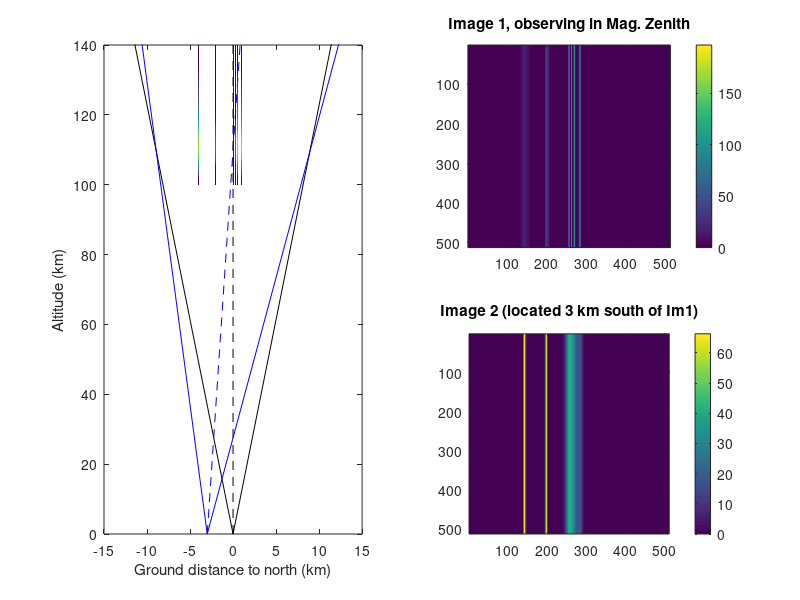

This figure's MATLAB source:
% imagerlocations1(arc.HorizOffsetKM,arc.widthKM,writeMovie)
%
%Routine to investigate optimal station distance for different arc widths
%and separation.
%
% initial program created by Hanna Dahlgren, 14 Feb 2012
% functional enhancements by Michael Hirsch, June/July 2013
%
% INPUTS:
% -------
% arc.HorizOffsetKM: B_per-oriented separation between arcs (km)
% arc.widthKM: B_perp-oriented width of auroral arc (default 0.5km)
% arcHorizOffset: B_perp-oriented offset from HST1 site
% 
% Algorithm:
% Step 0) Intake of user parameters
%
% Step 1) sample-by-sample, generate auroral arc (to be replaced by
% chap_gauss_arc.m)???
%   The variable "intpix" is the 1D intensity across the image array that
%   arises from the path integration through the synthetic arcs (arcs
%   modeled with finite Gaussian width and with Chapman function vertically)
%
% Step 2) Plot results
%
function [image1,image2,ha] = Run2DauroraSim(varargin)
clc
%% Step 0) Intake user parameters
P = length(varargin);
if P>0 && ~isempty(varargin{1}), arc.HorizOffsetKM=varargin{1};
else arc.HorizOffsetKM = [0 0.25 .5 1 -2 -4];
end
if P>1 && ~isempty(varargin{2}), arc.widthKM = varargin{2};       else 
    arc.widthKM = 0.1; %[km]
end
if P>2 && ~isempty(varargin{3}), ha.writeMovie = varargin{3};       else ha.writeMovie = false; end

ha.showBeams = false; %show figure of how pixel path integrals traverse auroral region
ha.movieFN = 'beams.avi';
ha.nArc = size(arc.HorizOffsetKM,2);

%%%%%%%%%%%%%%%%%%%%%%%%%%%%%%%%%%%%%%%%%%%%%%%%%%%%%
%%%%%         Set your parameters here!         %%%%%
%%%%%%%%%%%%%%%%%%%%%%%%%%%%%%%%%%%%%%%%%%%%%%%%%%%%%

%Focal lengths of cameras%in mm
ha.focallengthMM=[50 50];

ha.dist1to2KM=3; %ground distance (km) to second imager

ha.nxPixel = 512; %number of "x-pixels" in camera
ha.nyPixel = 512; %number of "y-pixels" in camera

ha.rowInd = 1; %future 3D primitive approach!
%%%%%%%%%%%%%%%%%%%%%%%%%%%%%%%%%%%%%%%%%%%%%%%%%%%%

%The focal length results in the following FOV
ha.FOVdeg=[atand(8.2/ha.focallengthMM(1)),atand(8.2/ha.focallengthMM(2))];

%degrees per pixel (assuming sqaure sensor)
ha.pixelscale=[ha.FOVdeg(1)/ha.nxPixel, ha.FOVdeg(2)/ha.nxPixel]; 

%HST1 points up-B, and "tilt" is the angle at which HST2 tips toward HST1 
% SUCH THAT the boresight pixels of HST1 and HST2 cross at 110km altitude
ha.boresightCrossingAltKM = 110; %[km]
ha.tilt=atand(ha.dist1to2KM/ha.boresightCrossingAltKM); 

% bin sizes: 
% B_perp: 10m
% B_parallel: 100m 
% 
% grid extents:
% B_perp: -15km to +15km  <--- 30km/10m = 3000 pixels!
% B_parallel:  100..140km      <--- (140-100)km/100m = 400 pixels!
ha.nxGridAurora = 3000;
ha.nyGridAurora = 400;

%% Step 1) Auroral arc generation, point by point iteration
% FIXME this may be replaced with "chap_gauss_arc" perhaps!

[aurora,ha.dmax] = make2Daurora(ha,arc);
%% Step 2) lines of sight (path integrals) through auroral arc
ha = makeFigures(ha,aurora);

[intpix1,intpix2] = computeLOS(ha,aurora);

%% Step 3) plot results
[image1,image2] =finalPlot(ha,intpix1,intpix2,aurora,arc);

if nargout==0, clear, end %eliminate nuisance console printing

end

function [aurora,dmax] = make2Daurora(ha,arc)

aurora=zeros(ha.nxGridAurora,ha.nyGridAurora);
%lim1=1500-arc.widthKM/2*1000;
%lim2=1500+arc.widthKM/2*1000;

%% 1a) Filling the ionosphere with aurora
for z=1:ha.nyGridAurora %for each sample altitude

%Chapman profile
%z=1:400;
H=50; %in 100s meters, so 50*100 m
Z0 = 110; %[km]
zl=(z-Z0)./H;
v=1*exp(0.5*(1-zl-exp(-zl)));

% store the (inter-arc identical) Chapman fcn intensity at each arc x,y bin location
for iArc = 1:ha.nArc
aurora(ha.nxGridAurora/2 ... center of x-samples (where HST1 boresight live)
      + arc.HorizOffsetKM(ha.rowInd,iArc)*100,... recall x-bin-size is 10m
      z...              at this altitude sample bin
      )=v;                %is assigned Chapman fcn brightness "v"
end
%% 1b) Tapering the emissions on the edges of the aurora
dmax=round(arc.widthKM*100/2);
for d1=1:dmax %for each sample horizontal offset bin
    
    value=v-d1^2/dmax^2; % not a Gaussian width taper
    value(value<0) = 0;

    for iArc = 1:ha.nArc
        aurora(ha.nxGridAurora/2 + arc.HorizOffsetKM(ha.rowInd,iArc)*100 + d1, z) = value;
        aurora(ha.nxGridAurora/2 + arc.HorizOffsetKM(ha.rowInd,iArc)*100 - d1, z) = value;
    end
end %for d1
end %for z
%now we have a 2D slice of simulated aurora, let's do something with it
end

function ha = makeFigures(ha,aurora)

if ha.showBeams
ha.testBeamFig = figure;
ha.testBeamAx = axes('parent',ha.testBeamFig);
ha.testBeamImg = imagesc(1:ha.nyGridAurora,1:ha.nxGridAurora,aurora,'parent',ha.testBeamAx); 

hcb = colorbar('peer',ha.testBeamAx);
set(get(hcb,'ylabel'),'string','Arc Intensity [normalized]')

xlabel(ha.testBeamAx,'altitude bins')
ylabel(ha.testBeamAx,'B_\perp bins')
set(ha.testBeamAx,'nextplot','add')

ha.CurrPix1l = text(nan,nan,'1','horizontalalignment','center',...
    'verticalalignment','middle','units','data','color','w','fontsize',12);
ha.CurrPix1r = text(nan,nan,'1','horizontalalignment','center',...
    'verticalalignment','middle','units','data','color','w','fontsize',12);

ha.CurrPix2l = text(nan,nan,'2','horizontalalignment','center',...
    'verticalalignment','middle','units','data','color','k','fontsize',12);
ha.CurrPix2r = text(nan,nan,'2','horizontalalignment','center',...
    'verticalalignment','middle','units','data','color','k','fontsize',12);

ha.CurrLOS1l = plot([nan,nan],[nan,nan],'w--');
ha.CurrLOS1r = plot([nan,nan],[nan,nan],'w--');

ha.CurrLOS2l = plot([nan,nan],[nan,nan],'k--');
ha.CurrLOS2r = plot([nan,nan],[nan,nan],'k--');

ha.tBt = title(ha.testBeamAx,'','interpreter','none');

% focus the view near the boresight intersection
%set(ha.testBeamAx,'add','xlim',[1 ha.nyGridAurora],'ylim',[ha.nxGridAurora/2-200,ha.nxGridAurora/2+200])

end %showBeam
end

function [intpix1,intpix2] = computeLOS(ha,aurora)
%% 2a) For the central (boresight) pixel
%creating a row of pixels

%initialize variables
intpix1=zeros(ha.nyPixel,1);
intpix2=zeros(ha.nyPixel,1);
int1=0;
int2=0;

if ha.showBeams
%startup movie
if ha.writeMovie, 
    videoObj = VideoWriter(ha.movieFN,'Motion JPEG AVI'); 
    videoObj.Quality = 95;
    open(videoObj);
end



    set(ha.CurrLOS1l,'ydata',[ha.nxGridAurora/2 ha.nxGridAurora/2],...
                  'xdata',[1 ha.nyGridAurora])
    set(ha.CurrLOS2l,'ydata',ha.nxGridAurora/2-ha.dist1to2KM*100+ ...
                            [round((1+1000)*10*tand(ha.tilt)),...
                            round((ha.nyGridAurora+1000)*10*tand(ha.tilt))],...
                  'xdata',[1 ha.nyGridAurora])
end

for j=1:ha.nyGridAurora
    %HST1
    xval=0;
    yval=j;
    xIntInd1 = ha.nxGridAurora/2 + xval;

    int1=int1+aurora(xIntInd1,yval);
    %set(ha.CurrPix1l,'position',[yval,xIntInd1])

    
    %HST2 
    %(j+1000)*10 is the number of 10m B_perp bins 
    xval2=round((j+1000)*10*tand(ha.tilt));
    yval2=j;
    xIntInd2 = ha.nxGridAurora/2 ... start in middle of B_perp bins
        - ha.dist1to2KM*100 ... move over by dist1to2KM*100 10m bins
        + xval2; %  come back according to tilt of HST2
    
    int2=int2+aurora(xIntInd2,yval2);
   % set(ha.CurrPix2l,'position',[yval2,xIntInd2])
    
    %pause(0.005) %let java catchup
end
intpix1(ha.nxPixel/2)=int1;
intpix2(ha.nxPixel/2)=int2;

if ha.showBeams
set(ha.tBt,'string',{['white: HST1, pixel ',int2str(ha.nxPixel/2),'=',num2str(int1)];
                     ['black: HST2, pixel ',int2str(ha.nxPixel/2),'=',num2str(int2)]})
if ha.writeMovie
    vFrame = getframe(ha.testBeamFig);
    writeVideo(videoObj,vFrame);    
end
end

%% 2b) compute the left and right sides of boresight
kIndMax = ha.nxPixel/2-1;
for k=1:kIndMax % k starts at the outermost pixel and moves in to the adjacent-to-boresight pixel
    
int1right=0;
int1left=0;
int2right=0;
int2left=0;

if ha.showBeams
LOS1 = [round((1+1000)*10*tand(ha.pixelscale(1)*k)),...
                        round((ha.nyGridAurora+1000)*10*tand(ha.pixelscale(1)*k))];
                    
LOS2l =[round((1+1000)*10*tand(ha.tilt+ha.pixelscale(2)*k)),...
                   round((ha.nyGridAurora+1000)*10*tand(ha.tilt+ha.pixelscale(2)*k))];
LOS2r =[round((1+1000)*10*tand(ha.tilt-ha.pixelscale(2)*k)),...
                   round((ha.nyGridAurora+1000)*10*tand(ha.tilt-ha.pixelscale(2)*k))];

set(ha.CurrLOS1l,'ydata',ha.nxGridAurora/2 + LOS1,...
               'xdata',[1 ha.nyGridAurora])
set(ha.CurrLOS1r,'ydata',ha.nxGridAurora/2 - LOS1,...
               'xdata',[1 ha.nyGridAurora])
           
set(ha.CurrLOS2l,'ydata',ha.nxGridAurora/2 - ha.dist1to2KM*100 + LOS2l,...
               'xdata',[1 ha.nyGridAurora])
set(ha.CurrLOS2r,'ydata',ha.nxGridAurora/2 - ha.dist1to2KM*100 + LOS2r,...
               'xdata',[1 ha.nyGridAurora])     
end
           
for j=1:ha.nyGridAurora
    %HST1
     %(j+1000)*10 is the number of 10m B_perp bins 
    xval1right=round((j+1000)*10*tand(ha.pixelscale(1)*k)); %
    xval1left =round((j+1000)*10*tand(ha.pixelscale(1)*k));
    yval1=j;
    
    a1right=ha.nxGridAurora/2 + xval1right;
    a1right(a1right > ha.nxGridAurora) = ha.nxGridAurora; %clamps maximum to nxGridAurora
        
    a1left=ha.nxGridAurora/2 - xval1left;
    a1left(a1left < 1)=1;
    
    int1right=int1right + aurora(a1right,yval1);
    int1left=int1left+aurora(a1left,yval1);
    %{
    set(ha.CurrPix1r,'position',[yval1,a1right])
    set(ha.CurrPix1l,'position',[yval1,a1left])
    %}
    
    
    %HST2
     %(j+1000)*10 is the number of 10m B_perp bins 
    xval2right=round((j+1000)*10*tand(ha.tilt+ha.pixelscale(2)*k));
    xval2left =round((j+1000)*10*tand(ha.tilt-ha.pixelscale(2)*k));
    yval2=j;
    
    %better to say a2right = ax1; a2left = ax2;
    ax1=ha.nxGridAurora/2 - ha.dist1to2KM*100 + xval2right;
    ax1(ax1 > ha.nxGridAurora) = 3000;
    
    ax2=ha.nxGridAurora/2 - ha.dist1to2KM*100 + xval2left;
    ax2(ax2 < 1)=1;
    
    int2right=int2right+aurora(ax1,yval2);
    int2left=int2left+aurora(ax2,yval2);
    %{
    set(ha.CurrPix2r,'position',[yval2,ax1])
    set(ha.CurrPix2l,'position',[yval2,ax2])
    pause(0.005) %let java catchup
    %}
    
end
intpix1(256-k)=int1left;
intpix1(256+k)=int1right;
intpix2(256-k)=int2left;
intpix2(256+k)=int2right;

if ha.showBeams
 set(ha.tBt,'string',{['white: HST1, pixels ',int2str(ha.nxPixel/2-k),'=',num2str(int1left)...
                       ' & ',int2str(ha.nxPixel/2+k),'=',num2str(int1right)];
                      ['black: HST2, pixels ',int2str(ha.nxPixel/2-k),'=',num2str(int2left)...
                       ' & ',int2str(ha.nxPixel/2+k),'=',num2str(int2right)]})
     
pause(0.005) %let java catchup
if ha.writeMovie
    vFrame = getframe(ha.testBeamFig);
    writeVideo(videoObj,vFrame);    
end
end %showBeams

end %for k

if ha.writeMovie,   close(videoObj);    end

end

function [image1,image2] = finalPlot(ha,intpix1,intpix2,aurora,arc)

%figure(3)
%clf
%plot(intpix1,'+')
%Creating image1
% image1=zeros(512,512);
% for j=1:512
%     image1(j,:)=intpix1;
% end
%Creating image2
% image2=zeros(512,512);
% for j=1:512
%     image2(j,:)=intpix2;
% end

% ahem
image1 = repmat(intpix1(:)',512,1);
image2 = repmat(intpix2(:)',512,1);

figure


%HST1 image plane
subplot(2,2,2)
imagesc(image1)
shading flat
colorbar
title('Image 1, observing in Mag. Zenith')
axis square

%HST2 image plane
subplot(2,2,4)
imagesc(image2)
shading flat
colorbar
title(sprintf('Image 2 (located %s km south of Im1)',num2str(ha.dist1to2KM)))
axis square
subplot(2,2,[1 3])

%HST1
plot([0,0],[0, 200],'k--') %boresight line
hold on
plot([0 ha.nyGridAurora/2*tand(ha.nxPixel/2*ha.pixelscale(1))],...
     [0 ha.nyGridAurora/2*tand(ha.nxPixel/2*ha.pixelscale(1))/tand(ha.nxPixel/2*ha.pixelscale(1))],'k');

plot([0 ha.nyGridAurora/2*tand(-ha.nxPixel/2*ha.pixelscale(1))],...
     [0 ha.nyGridAurora/2*tand(-ha.nxPixel/2*ha.pixelscale(1))/tand(-ha.nxPixel/2*ha.pixelscale(1))],'k');
%-------------------------
%HST2
%boresight line
plot([-ha.dist1to2KM,...
      ha.nyGridAurora/2*tand(ha.tilt)-ha.dist1to2KM],...
      [0,...
      ha.nyGridAurora/2*tand(ha.tilt)/tand(ha.tilt)],'b--') 

plot([-ha.dist1to2KM,...
      ha.nyGridAurora/2*tand(ha.nxPixel/2*ha.pixelscale(2)+ha.tilt)-ha.dist1to2KM],...
     [0,...
      ha.nyGridAurora/2*tand(ha.nxPixel/2*ha.pixelscale(2)+ha.tilt)/tand(ha.nxPixel/2*ha.pixelscale(2)+ha.tilt)],'b');

plot([-ha.dist1to2KM ha.nyGridAurora/2*tand(-ha.nxPixel/2*ha.pixelscale(2)+ha.tilt)-ha.dist1to2KM],...
     [0 ha.nyGridAurora/2*tand(-ha.nxPixel/2*ha.pixelscale(2)+ha.tilt)/tand(-ha.nxPixel/2*ha.pixelscale(2)+ha.tilt)],'b');

%Plotting the arcs
for iArc = 1:ha.nArc
    x1=ha.nxGridAurora/2 + arc.HorizOffsetKM(ha.rowInd,iArc)*100 - ha.dmax;
    x2=ha.nxGridAurora/2 + arc.HorizOffsetKM(ha.rowInd,iArc)*100 + ha.dmax;
    
    imagesc([arc.HorizOffsetKM(ha.rowInd,iArc) - arc.widthKM/2,...
             arc.HorizOffsetKM(ha.rowInd,iArc) + arc.widthKM/2],...
             [100 140],...
             rot90(aurora(x1:x2,1:ha.nyGridAurora),3)) 
end


axis([-15 15 0 140])
xlabel('Ground distance to north (km)')
ylabel('Altitude (km)')
end
